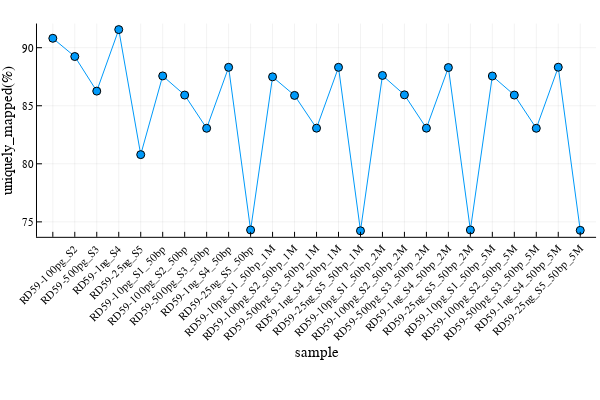

Notebook source saved alongside this figure:
### Code cell
newColumn = parse.(Float64, replace.(rd59_df[!, "uniquely_mapped"], r"%" => ""))
plot(rd59_df[!, "sample"], 
    newColumn, 
    marker = :circle,
    xlabel = "sample", 
    ylabel = "uniquely_mapped(%)", 
    label = false, 
    xrotation = 45, 
    xticks = :all)

### Figure 1 — Plotly figure (JSON) as saved in the notebook; plotly's stock layout.template omitted (floating-point values rounded to 4 significant figures)
{"data": [{"colorbar": {"title": ""}, "legendgroup": "", "line": {"color": "rgba(0, 154, 250, 1.000)", "dash": "solid", "shape": "linear", "width": 1}, "marker": {"color": "rgba(0, 154, 250, 1.000)", "line": {"color": "rgba(0, 0, 0, 1.000)", "width": 1}, "size": 8, "symbol": "circle"}, "mode": "lines+markers", "name": "", "showlegend": false, "type": "scatter", "x": [0.5, 1.5, 2.5, 3.5, 4.5, 5.5, 6.5, 7.5, 8.5, 9.5, 10.5, 11.5, 12.5, 13.5, 14.5, 15.5, 16.5, 17.5, 18.5, 19.5, 20.5, 21.5, 22.5, 23.5, 24.5], "xaxis": "x", "y": [90.81, 89.24, 86.26, 91.56, 80.79, 87.57, 85.92, 83.06, 88.31, 74.3, 87.49, 85.89, 83.07, 88.31, 74.23, 87.61, 85.94, 83.07, 88.29, 74.3, 87.56, 85.92, 83.06, 88.32, 74.27], "yaxis": "y", "zmax": null, "zmin": null}], "layout": {"annotations": [], "height": 400, "legend": {"bgcolor": "rgba(255, 255, 255, 1.000)", "bordercolor": "rgba(0, 0, 0, 1.000)", "borderwidth": 1, "font": {"color": "rgba(0, 0, 0, 1.000)", "family": "sans-serif", "size": 11}, "title": {"font": {"color": "rgba(0, 0, 0, 1.000)", "family": "sans-serif", "size": 15}, "text": ""}, "tracegroupgap": 0, "traceorder": "normal", "x": 1, "xanchor": "auto", "y": 1, "yanchor": "auto"}, "margin": {"b": 20, "l": 0, "r": 0, "t": 20}, "paper_bgcolor": "rgba(255, 255, 255, 1.000)", "plot_bgcolor": "rgba(255, 255, 255, 1.000)", "showlegend": true, "width": 600, "xaxis": {"anchor": "y", "domain": [0.06165, 0.9934], "gridcolor": "rgba(0, 0, 0, 0.100)", "gridwidth": 0.5, "linecolor": "rgba(0, 0, 0, 1.000)", "mirror": false, "range": [-0.22, 25.22], "showgrid": true, "showline": true, "showticklabels": true, "tickangle": -45, "tickcolor": "rgb(0, 0, 0)", "tickfont": {"color": "rgba(0, 0, 0, 1.000)", "family": "sans-serif", "size": 11}, "tickmode": "array", "ticks": "inside", "ticktext": ["RD59-10pg_S1", "RD59-100pg_S2", "RD59-500pg_S3", "RD59-1ng_S4", "RD59-25ng_S5", "RD59-10pg_S1_50bp", "RD59-100pg_S2_50bp", "RD59-500pg_S3_50bp", "RD59-1ng_S4_50bp", "RD59-25ng_S5_50bp", "RD59-10pg_S1_50bp_1M", "RD59-100pg_S2_50bp_1M", "RD59-500pg_S3_50bp_1M", "RD59-1ng_S4_50bp_1M", "RD59-25ng_S5_50bp_1M", "RD59-10pg_S1_50bp_2M", "RD59-100pg_S2_50bp_2M", "RD59-500pg_S3_50bp_2M", "RD59-1ng_S4_50bp_2M", "RD59-25ng_S5_50bp_2M", "RD59-10pg_S1_50bp_5M", "RD59-100pg_S2_50bp_5M", "RD59-500pg_S3_50bp_5M", "RD59-1ng_S4_50bp_5M", "RD59-25ng_S5_50bp_5M"], "tickvals": [0.5, 1.5, 2.5, 3.5, 4.5, 5.5, 6.5, 7.5, 8.5, 9.5, 10.5, 11.5, 12.5, 13.5, 14.5, 15.5, 16.5, 17.5, 18.5, 19.5, 20.5, 21.5, 22.5, 23.5, 24.5], "title": "sample", "titlefont": {"color": "rgba(0, 0, 0, 1.000)", "family": "sans-serif", "size": 15}, "type": "-", "visible": true, "zeroline": false, "zerolinecolor": "rgba(0, 0, 0, 1.000)"}, "yaxis": {"anchor": "x", "domain": [0.3977, 0.9902], "gridcolor": "rgba(0, 0, 0, 0.100)", "gridwidth": 0.5, "linecolor": "rgba(0, 0, 0, 1.000)", "mirror": false, "range": [73.71, 92.08], "showgrid": true, "showline": true, "showticklabels": true, "tickangle": 0, "tickcolor": "rgb(0, 0, 0)", "tickfont": {"color": "rgba(0, 0, 0, 1.000)", "family": "sans-serif", "size": 11}, "tickmode": "array", "ticks": "inside", "ticktext": ["75", "80", "85", "90"], "tickvals": [75, 80, 85, 90], "title": "uniquely_mapped(%)", "titlefont": {"color": "rgba(0, 0, 0, 1.000)", "family": "sans-serif", "size": 15}, "type": "-", "visible": true, "zeroline": false, "zerolinecolor": "rgba(0, 0, 0, 1.000)"}}}
